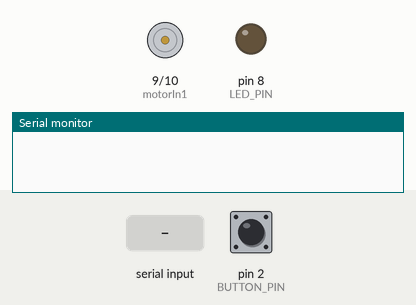
Recording of a sketch running on a simulated Arduino Uno, built with avr-gcc and run on an emulated ATmega328P. Parts: motor-driver pin pairs drawn as motors (green arrow = first pin HIGH = forward, orange = second pin HIGH = backward, longer = more drive), output pins drawn as LEDs (lit = HIGH), the last lines printed to the serial monitor. Inputs (shaded band) come from the test bench; at power-on: pin 2 (BUTTON_PIN) LOW.

Above: at 1.2 s.
1.3 s: pin 2 (BUTTON_PIN) pulled HIGH for 0.15 s
At 2.0 s:
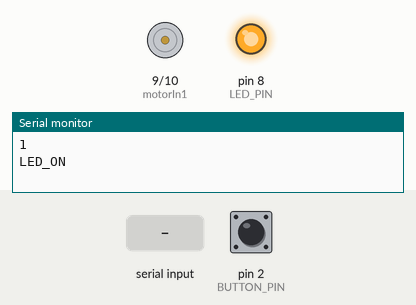
2.9 s: "YES\n" received over Serial
At 3.4 s:
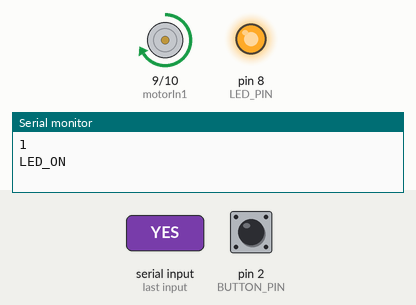
4.4 s: pin 2 (BUTTON_PIN) pulled HIGH for 1 s
At 5.6 s:
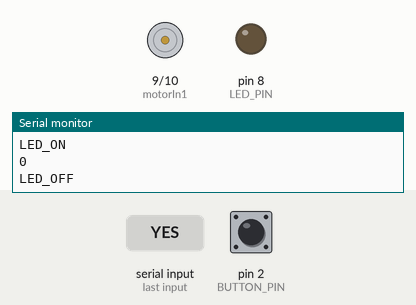
Timing chart, 0 to 7.4 s (numbered marks = the images above; inputs shaded):
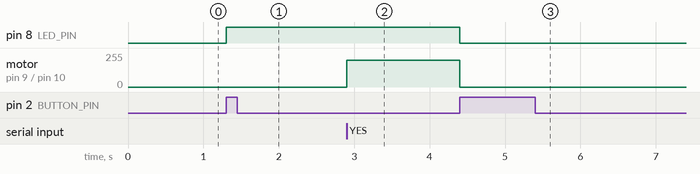

The sketch:

WorkingGroupProjectFan.ino
```cpp
const int motorIn1 = 9;
const int motorIn2 = 10;

#define LED_PIN 8
#define BUTTON_PIN 2


// byte lastButtonState = LOW;
// byte ledState = LOW;
bool ledState = false;
bool lastButtonState = LOW;
unsigned long lastDebounceTime = 0;
const unsigned long debounceDelay = 50;
int reading = 0;

void setup() {
  pinMode(motorIn1,OUTPUT);
  pinMode(motorIn2,OUTPUT);
  pinMode(LED_PIN, OUTPUT);
  pinMode(BUTTON_PIN, INPUT);
  Serial.begin(9600);

  digitalWrite(LED_PIN, LOW);
  stopFan();
}

void loop() {
  //Serial.println("Loop running...");
  reading = digitalRead(BUTTON_PIN);

    //button stuff
    if (reading == HIGH && lastButtonState == LOW) {
      ledState = !ledState;
      Serial.println(ledState);

      if (ledState == HIGH) {
        digitalWrite(LED_PIN, HIGH);
        //fanON();
        Serial.println("LED_ON");
      } else {
        digitalWrite(LED_PIN, LOW);
        stopFan();
        Serial.println("LED_OFF");
      }
    }
    lastButtonState = reading;

  //fan stuff
  if (Serial.available() > 0){
    String pyResponse = Serial.readStringUntil('\n');
    if (ledState == HIGH && pyResponse == "YES"){
      fanON();
    }
  }


}

void fanON() {
  analogWrite(motorIn1, 200);  //set the speed of motor
  analogWrite(motorIn2,0);  //stop the motorIn2 pin of motor
}

void stopFan() {
  analogWrite(motorIn1, 0);
  analogWrite(motorIn2, 0);
}
```

Measured:
- after the input at 1.3 s, pin 8 (LED_PIN): LOW → HIGH at once
- after the input at 2.9 s, motor on pin 9 (motorIn1) / pin 10 (motorIn2): stopped → forward 200/255 at once
- after the input at 4.4 s, pin 8 (LED_PIN): HIGH → LOW at once; motor on pin 9 (motorIn1) / pin 10 (motorIn2): forward 200/255 → stopped at once
